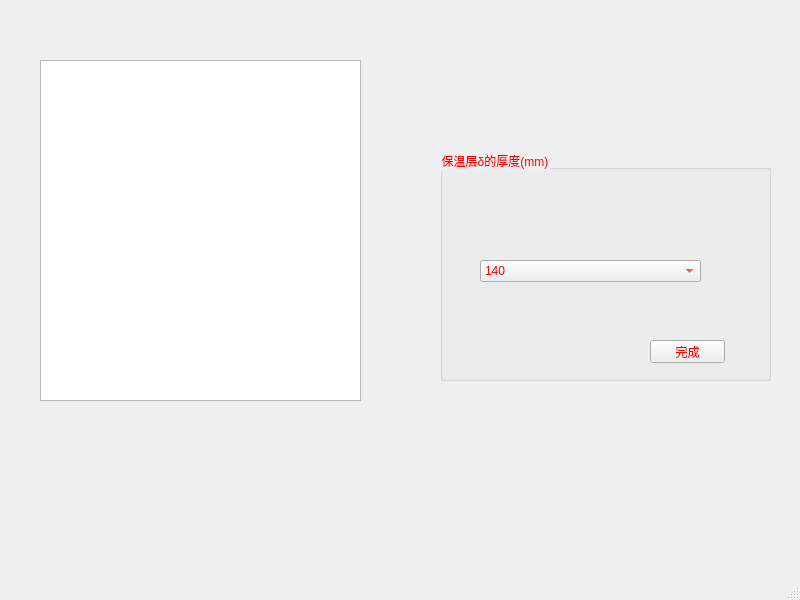
<?xml version="1.0" encoding="UTF-8"?>
<ui version="4.0">
 <class>MainWindow</class>
 <widget class="QMainWindow" name="MainWindow">
  <property name="geometry">
   <rect>
    <x>0</x>
    <y>0</y>
    <width>800</width>
    <height>600</height>
   </rect>
  </property>
  <property name="windowTitle">
   <string>MainWindow</string>
  </property>
  <widget class="QWidget" name="centralwidget">
   <widget class="QGroupBox" name="groupBox">
    <property name="geometry">
     <rect>
      <x>440</x>
      <y>150</y>
      <width>331</width>
      <height>231</height>
     </rect>
    </property>
    <property name="styleSheet">
     <string notr="true">color: rgb(255, 0, 0);
font: 8pt &quot;楷体&quot;;</string>
    </property>
    <property name="title">
     <string>保温层δ的厚度(mm)</string>
    </property>
    <widget class="QComboBox" name="comboBox">
     <property name="geometry">
      <rect>
       <x>40</x>
       <y>110</y>
       <width>221</width>
       <height>22</height>
      </rect>
     </property>
     <item>
      <property name="text">
       <string>140</string>
      </property>
     </item>
     <item>
      <property name="text">
       <string>110</string>
      </property>
     </item>
     <item>
      <property name="text">
       <string>80</string>
      </property>
     </item>
     <item>
      <property name="text">
       <string>60</string>
      </property>
     </item>
     <item>
      <property name="text">
       <string>50</string>
      </property>
     </item>
     <item>
      <property name="text">
       <string>40</string>
      </property>
     </item>
    </widget>
    <widget class="QPushButton" name="fff">
     <property name="geometry">
      <rect>
       <x>210</x>
       <y>190</y>
       <width>75</width>
       <height>23</height>
      </rect>
     </property>
     <property name="text">
      <string>完成</string>
     </property>
    </widget>
   </widget>
   <widget class="QGraphicsView" name="graphicsView">
    <property name="geometry">
     <rect>
      <x>40</x>
      <y>60</y>
      <width>321</width>
      <height>341</height>
     </rect>
    </property>
    <property name="styleSheet">
     <string notr="true">border-image: url(:/wuding1/6.png);</string>
    </property>
   </widget>
  </widget>
  <widget class="QMenuBar" name="menubar">
   <property name="geometry">
    <rect>
     <x>0</x>
     <y>0</y>
     <width>800</width>
     <height>22</height>
    </rect>
   </property>
  </widget>
  <widget class="QStatusBar" name="statusbar"/>
 </widget>
 <resources>
  <include location="../pic/wuding.qrc"/>
 </resources>
 <connections/>
</ui>
